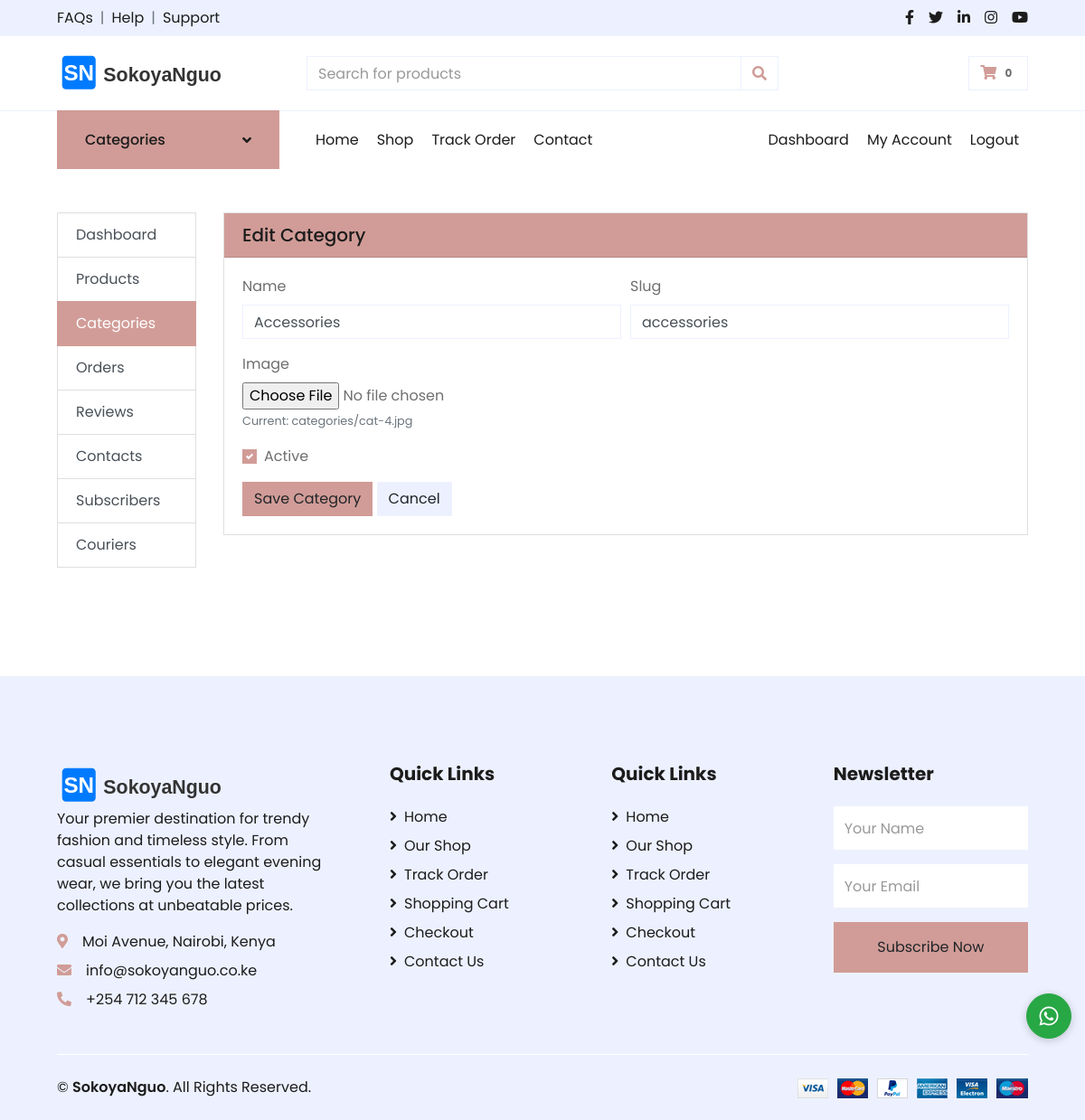
/dashboard/categories/4/edit/ (signed in), run on the app's committed database.
### store/models.py (models this page shows, shortened)
class Category(models.Model):
    name = models.CharField(max_length=200)
    slug = models.SlugField(unique=True)
    image = models.ImageField(upload_to='categories/', blank=True, null=True)
    is_active = models.BooleanField(default=True)
    class Meta:
        verbose_name_plural = 'Categories'
        ordering = ['name']

### store/dashboard_views.py (the view, shortened to what this page needs)
# urls.py: path('categories/<int:category_id>/edit/', dashboard_views.category_edit, name='category_edit'),
@staff_required
def category_edit(request, category_id):
    category = get_object_or_404(Category, id=category_id)
    return render(request, 'dashboard/category_form.html', {'category': category, 'action': 'Edit'})

### store/context_processors.py (called while the page is built)
def cart_count(request):
    count = 0
    if request.user.is_authenticated:
        cart = Cart.objects.filter(user=request.user).first()
        if cart:
            count = cart.item_count()
    elif request.session.session_key:
        cart = Cart.objects.filter(session_id=request.session.session_key).first()
        if cart:
            count = cart.item_count()
    return {'cart_item_count': count}

def categories(request):
    return {'categories': Category.objects.filter(is_active=True)}

### store/dashboard_views.py (called while the page is built, shortened)
def staff_required(view_func):
    @wraps(view_func)
    def _wrapper(request, *args, **kwargs):
        if not request.user.is_staff:
            from django.http import HttpResponseForbidden
            return HttpResponseForbidden()
        return view_func(request, *args, **kwargs)
    return _wrapper

### templates/dashboard/category_form.html (shortened to what this page needs)
{% extends 'dashboard/base.html' %}
{% load static %}
{% block dashboard_content %}
<div class="card">
    <div class="card-header bg-primary text-white"><h5 class="mb-0">{{ action }} Category</h5></div>
    <div class="card-body">
        <form method="POST" enctype="multipart/form-data">
            <div class="form-row">
                <div class="form-group col-md-6">
                    <label>Name</label>
                    <input type="text" name="name" class="form-control" value="{{ category.name|default:'' }}" required>
                </div>
                <div class="form-group col-md-6">
                    <label>Slug</label>
                    <input type="text" name="slug" class="form-control" value="{{ category.slug|default:'' }}" placeholder="Leave blank to auto-generate">
                </div>
            </div>
            <div class="form-group">
                <label>Image</label>
                <input type="file" name="image" class="form-control-file">
                {% if category.image %}<small class="text-muted">Current: {{ category.image.name }}</small>{% endif %}
            </div>
            <div class="form-group">
                <div class="custom-control custom-checkbox">
                    <label class="custom-control-label" for="is_active">Active</label>
                </div>
            </div>
            <button type="submit" class="btn btn-primary">Save Category</button>
            <a href="{% url 'dashboard:category_list' %}" class="btn btn-secondary">Cancel</a>
        </form>
    </div>
</div>
{% endblock %}

### data on the page
Category: name "Accessories", slug "accessories", image.name "categories/cat-4.jpg"

### other printed values
{{ cart_item_count }} "0"
{{ action }} "Edit"
